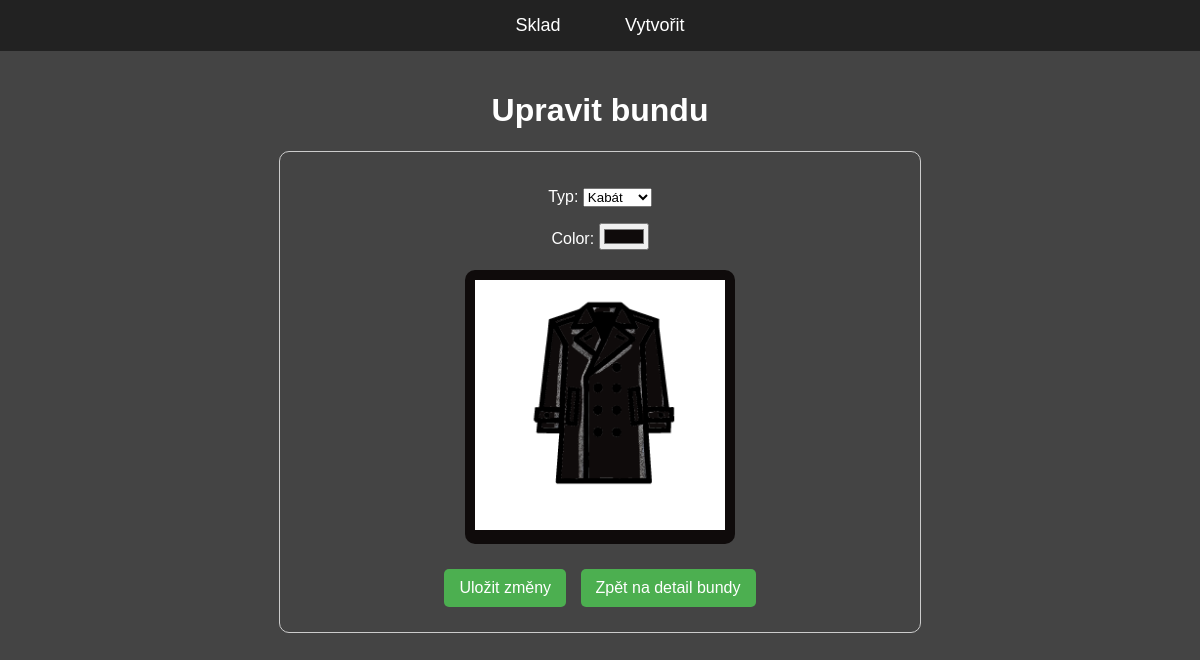
The app's page /bundy/4/upravit/ with its own data.
### bundy/models.py (models this page shows, shortened)
class Jacket(models.Model):
    TYPE_CHOICES = [
        ('kabát', 'Kabát'),
        ('bunda', 'Bunda'),
        ('bomber', 'Bomber'),
    ]
    typ = models.CharField(max_length=20, choices=TYPE_CHOICES)
    color = models.CharField(max_length=7, default="#ffffff")  # Ukládáme hex kód
    def get_image_url(self):
        return f"/static/bundy/{self.typ}.png"

### bundy/views.py (the view)
# urls.py: path('bundy/<int:pk>/upravit/', JacketUpdateView.as_view(), name='jacket-update'),
class JacketUpdateView(UpdateView):
    model = Jacket
    form_class = JacketForm
    template_name = 'bundy/jacket_form.html'
    success_url = reverse_lazy('sklad')

### bundy/forms.py
class JacketForm(forms.ModelForm):
    class Meta:
        model = Jacket
        fields = ['typ', 'color']
        widgets = {
            'color': forms.TextInput(attrs={'type': 'color'}),
        }

### bundy/templates/bundy/jacket_form.html (shortened to what this page needs)
{% extends 'bundy/base.html' %}
{% block content %}
<center>
  <h1>Upravit bundu</h1>
  <div style="width: 80%; max-width: 600px; margin: 20px auto; padding: 20px; border: 1px solid #ccc; border-radius: 10px; font-family: Arial, sans-serif;">
    <form method="post">
      {{ form.as_p }}
      <div style="margin: 20px 0; display: flex; justify-content: center;">
        <div style="display: inline-block; padding: 10px; background-color: {{ object.color }}; border-radius: 10px;">
          <img id="jacket-preview"
               src="{{ object.get_image_url }}"
               alt="{{ object.typ }}"
               style="max-width: 250px; max-height: 250px;">
        </div>
      </div>
      <div style="margin-top: 20px;">
        <button type="submit" style="display: inline-block; background-color: #4CAF50; color: white; padding: 10px 15px; border: none; border-radius: 5px; margin: 5px; text-decoration: none;">
          Uložit změny
        </button>
        <a href="{% url 'jacket-detail' object.id %}" style="display: inline-block; background-color: #4CAF50; color: white; padding: 10px 15px; border-radius: 5px; margin: 5px; text-decoration: none;">
          Zpět na detail bundy
        </a>
      </div>
    </form>
  </div>
</center>
{% endblock %}

### bundy/static/bundy/css/styles.css (style rules this page uses)
body { background-color: #444444; color: white; font-family: Arial, sans-serif; margin: 0; padding: 0; }
button { background-color: #666; color: white; border: none; padding: 10px 20px; font-size: 16px; cursor: pointer; transition: background 0.3s ease-in-out; }

### records on screen
Jacket: typ "Kabát", color "#0f0b0b", get_image_url (picture)
